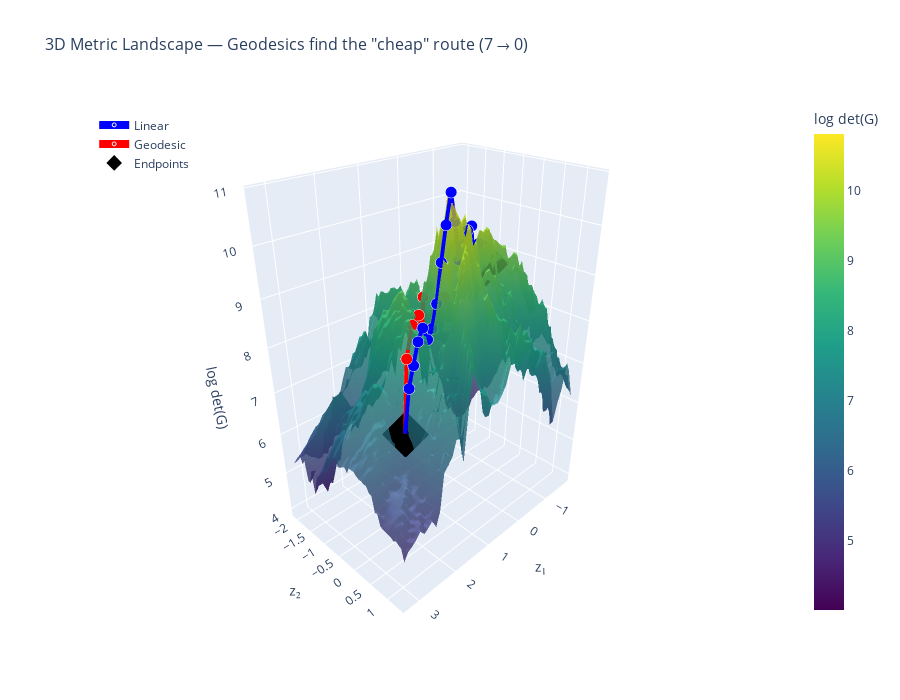

The notebook cell saved with this chart:
### Code cell
def plot_3d_geodesic_landscape(model, idx1=0, idx2=3, n_steps=8):
    """Interactive 3D visualization of the metric landscape with geodesic and linear paths"""
    import plotly.graph_objects as go
    from scipy.interpolate import RegularGridInterpolator
    
    test_data = datasets.MNIST('./data', train=False, transform=transform)
    x1, y1 = test_data[idx1]
    x2, y2 = test_data[idx2]
    
    with torch.no_grad():
        z1, _ = model.encode(x1.unsqueeze(0).to(device))
        z2, _ = model.encode(x2.unsqueeze(0).to(device))
    
    print(f"3D Landscape: {y1} → {y2}")
    
    # Linear interpolation
    t = torch.linspace(0, 1, n_steps).unsqueeze(1).to(device)
    linear_path = z1 + t * (z2 - z1)
    
    # Geodesic interpolation (now properly handles any n_steps)
    geodesic_path = geodesic_shooting_fast(model, z1.squeeze(), z2.squeeze(), n_steps=n_steps)
    
    linear_np = linear_path.cpu().numpy()
    geodesic_np = geodesic_path.cpu().numpy()
    
    # Compute extent with padding
    x_min = min(linear_np[:, 0].min(), geodesic_np[:, 0].min()) - 1.0
    x_max = max(linear_np[:, 0].max(), geodesic_np[:, 0].max()) + 1.0
    y_min = min(linear_np[:, 1].min(), geodesic_np[:, 1].min()) - 1.0
    y_max = max(linear_np[:, 1].max(), geodesic_np[:, 1].max()) + 1.0
    
    # Compute metric field for surface
    print("Computing metric surface...")
    grid_size = 50
    xx = np.linspace(x_min, x_max, grid_size)
    yy = np.linspace(y_min, y_max, grid_size)
    XX, YY = np.meshgrid(xx, yy, indexing='ij')
    z_grid = torch.tensor(np.stack([XX.flatten(), YY.flatten()], axis=1), dtype=torch.float32).to(device)
    
    det_G = []
    for z in z_grid.split(100):
        G = compute_metric(model, z)
        det_G.append(torch.linalg.det(G).detach().cpu())
    det_G = torch.cat(det_G).reshape(grid_size, grid_size).numpy()
    log_det_G = np.log(det_G + 1e-8)
    
    # Get heights for paths on the surface
    interp = RegularGridInterpolator((xx, yy), log_det_G, method='linear', bounds_error=False, fill_value=None)
    linear_heights = interp(linear_np)
    geodesic_heights = interp(geodesic_np)
    
    elevation_offset = 0.2
    
    # Create plotly figure
    fig = go.Figure()
    
    # Add surface
    fig.add_trace(go.Surface(
        x=XX, y=YY, z=log_det_G,
        colorscale='Viridis',
        opacity=0.8,
        showscale=True,
        colorbar=dict(title='log det(G)', x=1.02),
        name='Metric Landscape'
    ))
    
    # Add linear path
    fig.add_trace(go.Scatter3d(
        x=linear_np[:, 0], y=linear_np[:, 1], z=linear_heights + elevation_offset,
        mode='lines+markers',
        line=dict(color='blue', width=8),
        marker=dict(size=4, color='blue', line=dict(color='white', width=1)),
        name='Linear'
    ))
    
    # Add geodesic path
    fig.add_trace(go.Scatter3d(
        x=geodesic_np[:, 0], y=geodesic_np[:, 1], z=geodesic_heights + elevation_offset,
        mode='lines+markers',
        line=dict(color='red', width=8),
        marker=dict(size=4, color='red', line=dict(color='white', width=1)),
        name='Geodesic'
    ))
    
    # Add endpoint markers
    fig.add_trace(go.Scatter3d(
        x=[linear_np[0, 0], linear_np[-1, 0]],
        y=[linear_np[0, 1], linear_np[-1, 1]],
        z=[linear_heights[0] + elevation_offset, linear_heights[-1] + elevation_offset],
        mode='markers',
        marker=dict(size=12, color='black', symbol='diamond'),
        name='Endpoints'
    ))
    
    fig.update_layout(
        title=dict(text=f'3D Metric Landscape — Geodesics find the "cheap" route ({y1} → {y2})', font=dict(size=16)),
        scene=dict(
            xaxis_title='z₁',
            yaxis_title='z₂',
            zaxis_title='log det(G)',
            camera=dict(eye=dict(x=1.5, y=1.5, z=1.2))
        ),
        width=900,
        height=700,
        legend=dict(x=0.02, y=0.98)
    )
    
    fig.show()

# Visualize the same interpolation in 3D (interactive!)
plot_3d_geodesic_landscape(model, idx1=0, idx2=3, n_steps=20)

### Figure 1 — Plotly figure (JSON) as saved in the notebook; plotly's stock layout.template omitted (floating-point values rounded to 4 significant figures; data arrays with more than 128 entries replaced by an {"elided": "..."} marker saying what was removed)
{"data": [{"colorbar": {"title": {"text": "log det(G)"}, "x": 1.02}, "colorscale": [[0, "#440154"], [0.1111, "#482878"], [0.2222, "#3e4989"], [0.3333, "#31688e"], [0.4444, "#26828e"], [0.5556, "#1f9e89"], [0.6667, "#35b779"], [0.7778, "#6ece58"], [0.8889, "#b5de2b"], [1, "#fde725"]], "name": "Metric Landscape", "opacity": 0.8, "showscale": true, "type": "surface", "x": {"elided": "50x50 float values"}, "y": {"elided": "50x50 float values"}, "z": {"elided": "50x50 float values"}}, {"line": {"color": "blue", "width": 8}, "marker": {"color": "blue", "line": {"color": "white", "width": 1}, "size": 4}, "mode": "lines+markers", "name": "Linear", "type": "scatter3d", "x": [-0.7293, -0.573, -0.4167, -0.2604, -0.104, 0.05229, 0.2086, 0.365, 0.5213, 0.6776, 0.8339, 0.9903, 1.147, 1.303, 1.459, 1.616, 1.772, 1.928, 2.085, 2.241], "y": [-0.4189, -0.3792, -0.3396, -0.2999, -0.2603, -0.2206, -0.181, -0.1413, -0.1016, -0.06198, -0.02233, 0.01733, 0.05699, 0.09665, 0.1363, 0.176, 0.2156, 0.2553, 0.2949, 0.3346], "z": [9.059, 9.264, 9.573, 8.974, 10.01, 9.968, 9.744, 9.497, 10.27, 10.82, 10.29, 9.648, 8.912, 8.483, 8.324, 8.628, 8.426, 8.019, 7.621, 6.72]}, {"line": {"color": "red", "width": 8}, "marker": {"color": "red", "line": {"color": "white", "width": 1}, "size": 4}, "mode": "lines+markers", "name": "Geodesic", "type": "scatter3d", "x": [-0.7293, -0.6446, -0.573, -0.5094, -0.4483, -0.3761, -0.278, -0.182, -0.1088, -0.001336, 0.1552, 0.2971, 0.4088, 0.5194, 0.6913, 0.9641, 1.298, 1.649, 1.976, 2.241], "y": [-0.4189, -0.4963, -0.5755, -0.6667, -0.7788, -0.896, -0.9851, -1.045, -1.076, -1.038, -0.9578, -0.9516, -0.9866, -0.9363, -0.7683, -0.5111, -0.2604, -0.05748, 0.1291, 0.3346], "z": [9.059, 9.039, 8.923, 8.682, 8.655, 8.248, 8.157, 8.285, 8.025, 8.229, 8.051, 7.739, 7.527, 8.081, 8.648, 8.142, 8.63, 8.615, 8.124, 6.72]}, {"marker": {"color": "black", "size": 12, "symbol": "diamond"}, "mode": "markers", "name": "Endpoints", "type": "scatter3d", "x": [-0.7293, 2.241], "y": [-0.4189, 0.3346], "z": [9.059, 6.72]}], "layout": {"height": 700, "legend": {"x": 0.02, "y": 0.98}, "scene": {"camera": {"eye": {"x": 1.5, "y": 1.5, "z": 1.2}}, "xaxis": {"title": {"text": "z₁"}}, "yaxis": {"title": {"text": "z₂"}}, "zaxis": {"title": {"text": "log det(G)"}}}, "title": {"font": {"size": 16}, "text": "3D Metric Landscape — Geodesics find the \"cheap\" route (7 → 0)"}, "width": 900}}
